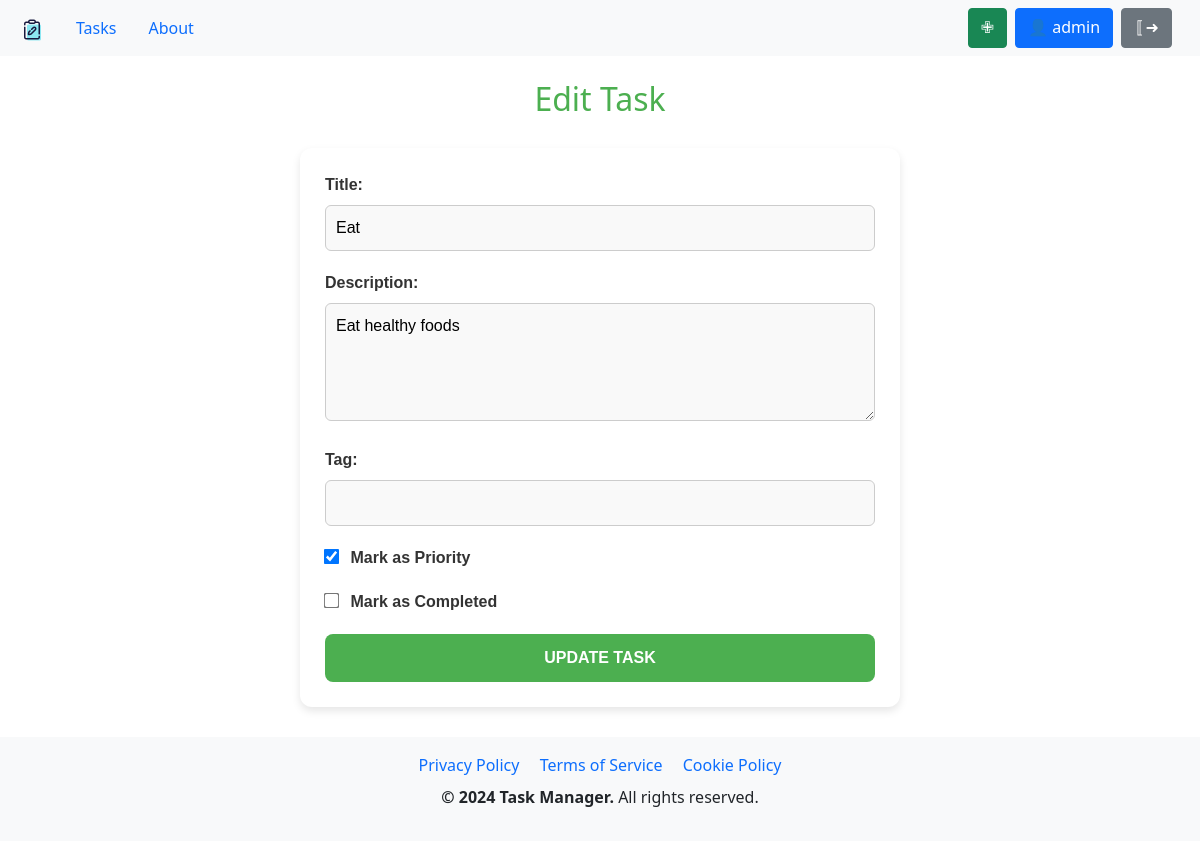
Screenshot of /tasks/3/edit/ (signed in) with the database file from the repository.
### task/models.py (models this page shows, shortened)
class Task(models.Model):
    user = models.ForeignKey(User, on_delete=models.CASCADE)
    title = models.CharField(max_length=255)
    desc = models.TextField(blank=True)
    tag = models.CharField(max_length=50, blank=True)
    is_priority = models.BooleanField(default=False)
    is_done = models.BooleanField(default=False)
    timestamp = models.DateTimeField(auto_now=True)

### task/views.py (the view)
# urls.py: path('tasks/<int:task_id>/edit/', views.task_form, name='edit_task'),
@login_required
def task_form(request, task_id=None):
    task = get_object_or_404(Task, id=task_id) if task_id else None
    if request.method == "POST":
        form = TaskForm(request.POST, instance=task)
        if form.is_valid():
            new_task = form.save(commit=False)
            new_task.user = request.user  # Assign the current logged-in user to the task
            new_task.save()
            return redirect("task_list")
    else:
        form = TaskForm(instance=task)
    return render(request, "task/task_form.html", {"form": form, "task": task})

### task/forms.py
class TaskForm(forms.ModelForm):
    class Meta:
        model = Task
        fields = ["title", "desc", "tag", "is_priority", "is_done"]

### task/templates/task/task_form.html (shortened to what this page needs)
{% extends 'base.html' %} {% load static %}
{% block extra_css %}
<link rel="stylesheet" href="{% static 'css/task_form.css' %}">
{% endblock %}
{% block content %}
<div class="form-container">
    <h2 style="text-align: center; color: #4CAF50; margin-bottom: 20px;">
        {% if task %}Edit Task{% else %}Add New Task{% endif %}
    </h2>
    <form method="POST">
        <div class="form-group">
            <label for="title">Title:</label>
            <input type="text" id="title" name="title" value="{{ task.title|default:'' }}" required>
        </div>
        <div class="form-group">
            <label for="desc">Description:</label>
            <textarea id="desc" name="desc" rows="4">{{ task.desc|default:'' }}</textarea>
        </div>
        <div class="form-group">
            <label for="tag">Tag:</label>
            <input type="text" id="tag" name="tag" value="{{ task.tag|default:'' }}">
        </div>
        <div class="form-group">
            <label>
                <input type="checkbox" id="is_priority" name="is_priority" {% if task and task.is_priority %}checked{% endif %}>
                Mark as Priority
            </label>
        </div>
        <div class="form-group">
            <label>
                <input type="checkbox" id="is_done" name="is_done" {% if task and task.is_done %}checked{% endif %}>
                Mark as Completed
            </label>
        </div>
        <button type="submit">{% if task %}Update Task{% else %}Add Task{% endif %}</button>
    </form>
</div>
{% endblock %}

### task/templates/base.html (shortened to what this page needs)
<!DOCTYPE html>
<html lang="en">
<head>
    {% load static %}
    <link href="https://cdn.jsdelivr.net/npm/bootstrap@5.1.3/dist/css/bootstrap.min.css" rel="stylesheet">
    <link rel="stylesheet" href="{% static 'css/styles.css' %}">
    {% block extra_css %}{% endblock %}
</head>
<body>
    <nav class="navbar navbar-expand-lg navbar-light bg-light sticky-top">
        <div class="container-fluid">
            <div class="d-flex w-100 justify-content-between">
                <div class="d-flex mx-2">
                    <a class="navbar-brand" href="{% url 'home' %}">
                        <img src="{% static 'images/home_icon.png' %}" alt="Home" class="navbar-icon" height="24">
                    </a>
                    <a class="nav-link" href="{% url 'task_list' %}">Tasks</a>
                    <a class="nav-link" href="{% url 'about' %}">About</a>
                </div>
                <div class="d-flex mx-2">
                    {% if user.is_authenticated %}
                        <a href="{% url 'add_task' %}" class="btn btn-success me-2">
                             ✙
                        </a>
                        <a href="{% url 'account' %}" class="btn btn-primary me-2">
                             👤 {{ user.username }}
                        </a>
                        <a href="{% url 'logout' %}" class="btn btn-secondary me-2">
                            〚➜
                        </a>
                    {% else %}
                        <!-- <a href="{% url 'login' %}">Login</a>
                        <a href="{% url 'signup' %}">Sign Up</a> -->
                        <a href="{% url 'signup' %}" class="btn btn-primary me-2">
                            <i class="bi bi-plus"></i> Signup
                        </a>
                    {% endif %}
                </div>
            </div>
        </div>
    </nav>
    <div class="container mt-4">
        {% block content %}{% endblock %}
    </div>
</body>
<footer class="footer bg-light py-3">
    <div class="container text-center">
        <a class="text-decoration-none mx-2" href="{% url 'privacy' %}" class="me-3">Privacy Policy</a>
        <a class="text-decoration-none mx-2" href="{% url 'tos' %}" class="me-3">Terms of Service</a>
        <a class="text-decoration-none mx-2" href="{% url 'cookie' %}" class="me-3">Cookie Policy</a>
        <p class="mt-2"><strong>&copy; 2024 Task Manager.</strong> All rights reserved.</p>
    </div>
</footer>
</html>

### static/css/task_form.css (style rules this page uses)
form { width: 60%; max-width: 600px; margin: 30px auto; padding: 25px; background-color: #ffffff; border-radius: 12px; box-shadow: 0 4px 8px rgba(0, 0, 0, 0.1); font-family: 'Arial', sans-serif; }
.form-group { margin-bottom: 20px; }
label { display: block; font-size: 1rem; font-weight: bold; color: #333; margin-bottom: 8px; }
input[type="text"], textarea { width: 100%; padding: 10px; border: 1px solid #ccc; border-radius: 6px; font-size: 1rem; background-color: #f9f9f9; transition: all 0.2s ease-in-out; }
input[type="checkbox"] { margin-right: 8px; transform: scale(1.2); }
button { width: 100%; padding: 12px; font-size: 1rem; background-color: #4CAF50; color: #ffffff; border: none; border-radius: 8px; cursor: pointer; font-weight: bold; text-transform: uppercase; transition: all 0.3s ease; }

### rows the page displays
Task: title "Eat", desc "Eat healthy foods", is_priority "☑"

### other values shown
{{ user.username }} "admin"
